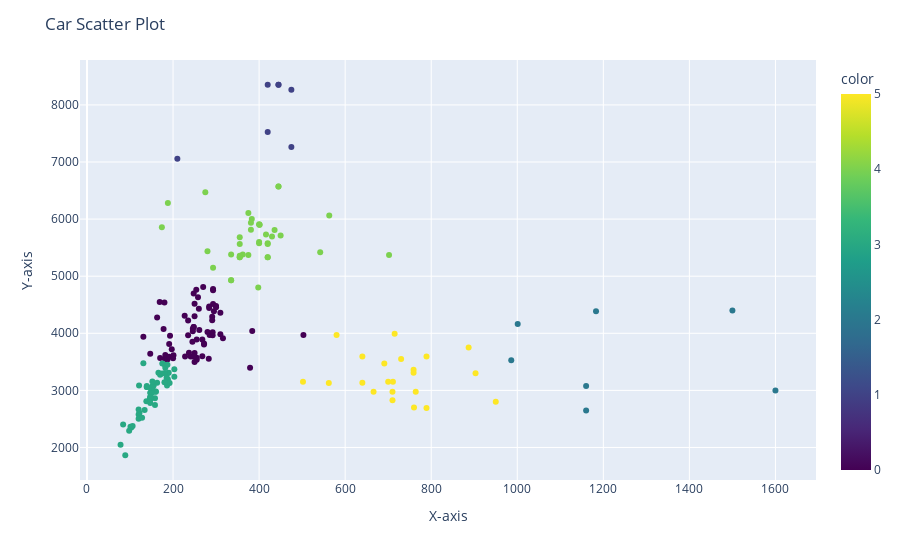

Notebook code cell kept with this figure:
### Code cell
# Create scatter plot using Plotly
fig = px.scatter(df, x='Horsepower', y='Weight', hover_data='Car Name', color=clusters_kmeans, color_continuous_scale="Viridis")

# Set plot title and axis labels
fig.update_layout(title='Car Scatter Plot', xaxis_title='X-axis', yaxis_title='Y-axis')

# Show the plot
fig.show()

### Figure 1 — Plotly figure (JSON) as saved in the notebook; plotly's stock layout.template omitted (floating-point values rounded to 4 significant figures; data arrays with more than 128 entries replaced by an {"elided": "..."} marker saying what was removed)
{"data": [{"customdata": {"elided": "197x1 str values"}, "hovertemplate": "Horsepower=%{x}<br>Weight=%{y}<br>Car Name=%{customdata[0]}<br>color=%{marker.color}<extra></extra>", "legendgroup": "", "marker": {"color": {"elided": "197 int values"}, "coloraxis": "coloraxis", "symbol": "circle"}, "mode": "markers", "name": "", "orientation": "v", "showlegend": false, "type": "scatter", "x": {"elided": "197 int values"}, "xaxis": "x", "y": {"elided": "197 int values"}, "yaxis": "y"}], "layout": {"coloraxis": {"colorbar": {"title": {"text": "color"}}, "colorscale": [[0, "#440154"], [0.1111, "#482878"], [0.2222, "#3e4989"], [0.3333, "#31688e"], [0.4444, "#26828e"], [0.5556, "#1f9e89"], [0.6667, "#35b779"], [0.7778, "#6ece58"], [0.8889, "#b5de2b"], [1, "#fde725"]]}, "legend": {"tracegroupgap": 0}, "margin": {"t": 60}, "title": {"text": "Car Scatter Plot"}, "xaxis": {"anchor": "y", "domain": [0, 1], "title": {"text": "X-axis"}}, "yaxis": {"anchor": "x", "domain": [0, 1], "title": {"text": "Y-axis"}}}}
